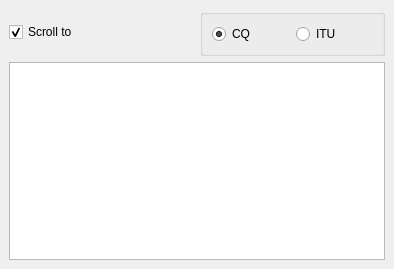
<?xml version="1.0" encoding="UTF-8"?>
<ui version="4.0">
 <class>DockWidget</class>
 <widget class="QDockWidget" name="DockWidget">
  <property name="geometry">
   <rect>
    <x>0</x>
    <y>0</y>
    <width>394</width>
    <height>269</height>
   </rect>
  </property>
  <property name="windowTitle">
   <string>Zone Multiplier Tracker</string>
  </property>
  <widget class="QWidget" name="centralwidget">
   <layout class="QGridLayout" name="gridLayout">
    <item row="0" column="0">
     <widget class="QCheckBox" name="scrolltoCheckBox">
      <property name="text">
       <string>Scroll to</string>
      </property>
      <property name="checked">
       <bool>true</bool>
      </property>
     </widget>
    </item>
    <item row="0" column="1">
     <widget class="QGroupBox" name="groupBox">
      <property name="enabled">
       <bool>true</bool>
      </property>
      <property name="title">
       <string/>
      </property>
      <property name="flat">
       <bool>true</bool>
      </property>
      <property name="checkable">
       <bool>false</bool>
      </property>
      <layout class="QHBoxLayout" name="horizontalLayout">
       <item>
        <widget class="QRadioButton" name="cqButton">
         <property name="text">
          <string>CQ</string>
         </property>
         <property name="checked">
          <bool>true</bool>
         </property>
        </widget>
       </item>
       <item>
        <widget class="QRadioButton" name="ituButton">
         <property name="text">
          <string>ITU</string>
         </property>
        </widget>
       </item>
      </layout>
     </widget>
    </item>
    <item row="1" column="0" colspan="2">
     <widget class="QTableWidget" name="zone_table">
      <property name="focusPolicy">
       <enum>Qt::NoFocus</enum>
      </property>
     </widget>
    </item>
   </layout>
  </widget>
 </widget>
 <resources/>
 <connections/>
</ui>
